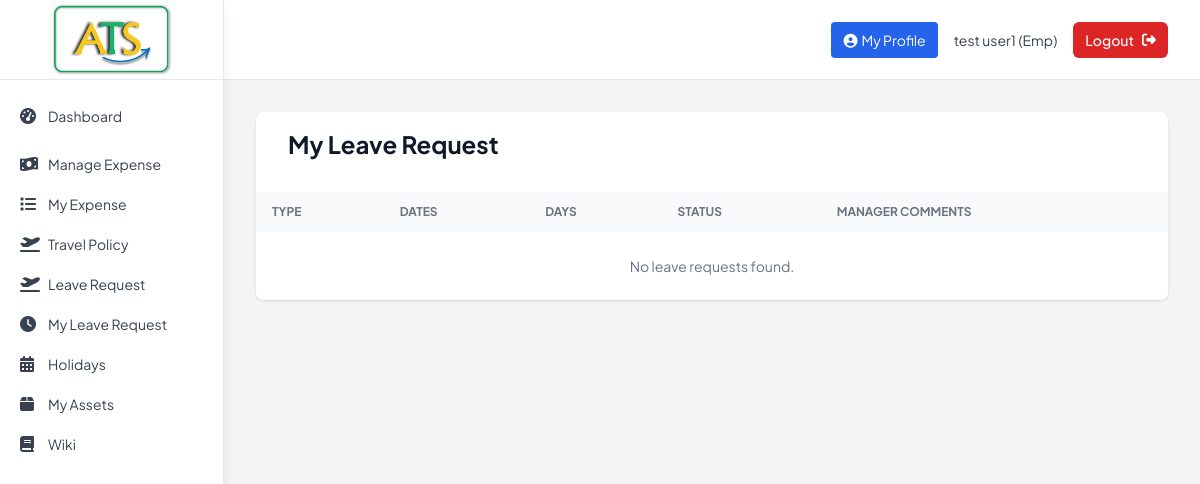
/employee/my_leave_requests (signed in), run on an earlier commit of the app's database.
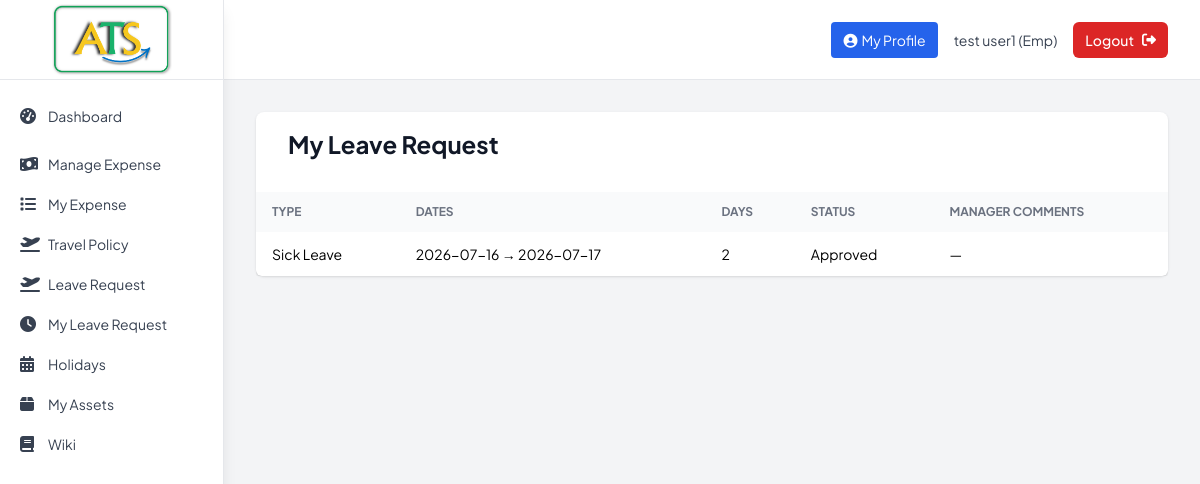
And on a later commit of the database.
### tables this page shows
CREATE TABLE tbl_leave_request (
                request_id      INTEGER PRIMARY KEY AUTOINCREMENT,
                leave_type_id   INTEGER NOT NULL,
                employee_id     INTEGER NOT NULL,
                start_date      DATE    NOT NULL,
                end_date        DATE    NOT NULL,
                leave_desc      TEXT    CHECK (LENGTH(leave_desc)<=500),
                manager_id      INTEGER,
                comments        TEXT    CHECK (LENGTH(comments)<=200),
                status          TEXT    DEFAULT 'pending',   -- pending/approved/rejected
                inserted_date   DATETIME DEFAULT CURRENT_TIMESTAMP,
                FOREIGN KEY (leave_type_id) REFERENCES tbl_leave_type(leave_type_id),
                FOREIGN KEY (employee_id)  REFERENCES tbl_employee(emp_id),
                FOREIGN KEY (manager_id)   REFERENCES tbl_employee(emp_id)
            );

CREATE TABLE "tbl_leave_type" (
	"leave_type_id"	INTEGER,
	"leave_type"	TEXT NOT NULL CHECK(LENGTH("leave_type") <= 50) UNIQUE COLLATE NOCASE,
	"inserted_date"	DATETIME DEFAULT CURRENT_TIMESTAMP,
	PRIMARY KEY("leave_type_id" AUTOINCREMENT)
);

### Backup_Code/app1.py (the view)
@app.route('/employee/my_leave_requests')
def employee_leave_requests():
    if 'user_id' not in session or session['emp_type'] != 'emp':
        return redirect(url_for('login'))
    my_requests = db.get_leave_requests('WHERE lr.employee_id=?', (session['user_id'],))
    return render_template('employee_leave_requests.html', my_requests=my_requests)

### Backup_Code/app1.py (called while the page is built)
@app.template_filter('todate')
def todate(value):
    if not value:
        return ''
    if isinstance(value, datetime):
        return value.date()
    s = str(value).strip()
    for fmt in ('%Y-%m-%d %H:%M:%S', '%Y-%m-%d'):
        try:
            return datetime.strptime(s, fmt).date()
        except ValueError:
            continue
    try:
        return datetime.strptime(s[:10], '%Y-%m-%d').date()
    except Exception:
        return s  # give up, return raw

### Backup_Code/database.py (called while the page is built)
    def get_connection(self):
        return sqlite3.connect(self.db_name)

### Backup_Code/templates/employee_leave_requests.html (shortened to what this page needs)
{% extends "base.html" %}
{% block content %}
<div class="bg-white shadow rounded-lg">
  <div class="mb-8">
    <h1 class="text-2xl font-bold text-gray-900 text-left pt-4 ml-8">My Leave Request</h1>
  </div>
  <div class="overflow-x-auto">
    <table class="min-w-full bg-white rounded-md shadow text-sm">
      <thead class="bg-gray-50 text-left uppercase text-xs font-medium text-gray-500">
        <tr>
          <th class="px-4 py-3">Type</th>
          <th class="px-4 py-3">Dates</th>
          <th class="px-4 py-3">Days</th>
          <th class="px-4 py-3">Status</th>
          <th class="px-4 py-3">Manager Comments</th>
        </tr>
      </thead>
      <tbody class="divide-y">
        {% for r in my_requests %}
        {% set days = (r[4]|todate - r[3]|todate).days + 1 %}
        <tr>
          <td class="px-4 py-3">{{ r[1] }}</td>
          <td class="px-4 py-3">{{ r[3] }} → {{ r[4] }}</td>
          <td class="px-4 py-3">{{ days }}</td>
          <td class="px-4 py-3" style="text-transform: capitalize;">{{ r[6] }}</td>
          <td class="px-4 py-3">{{ r[7] or '—' }}</td>
        </tr>
        {% else %}
        <tr>
          <td colspan="5" class="px-4 py-6 text-center text-gray-500">No leave requests found.</td>
        </tr>
        {% endfor %}
      </tbody>
    </table>
  </div>
</div>
{% endblock %}

What changed in the data, as far as the page shows it:
added tbl_leave_request: leave_type "Sick Leave", start_date "2026-07-16", end_date "2026-07-17", days "2", status "Approved", comments "—"
Also different on the page:
text no longer shown: "No leave requests found."
